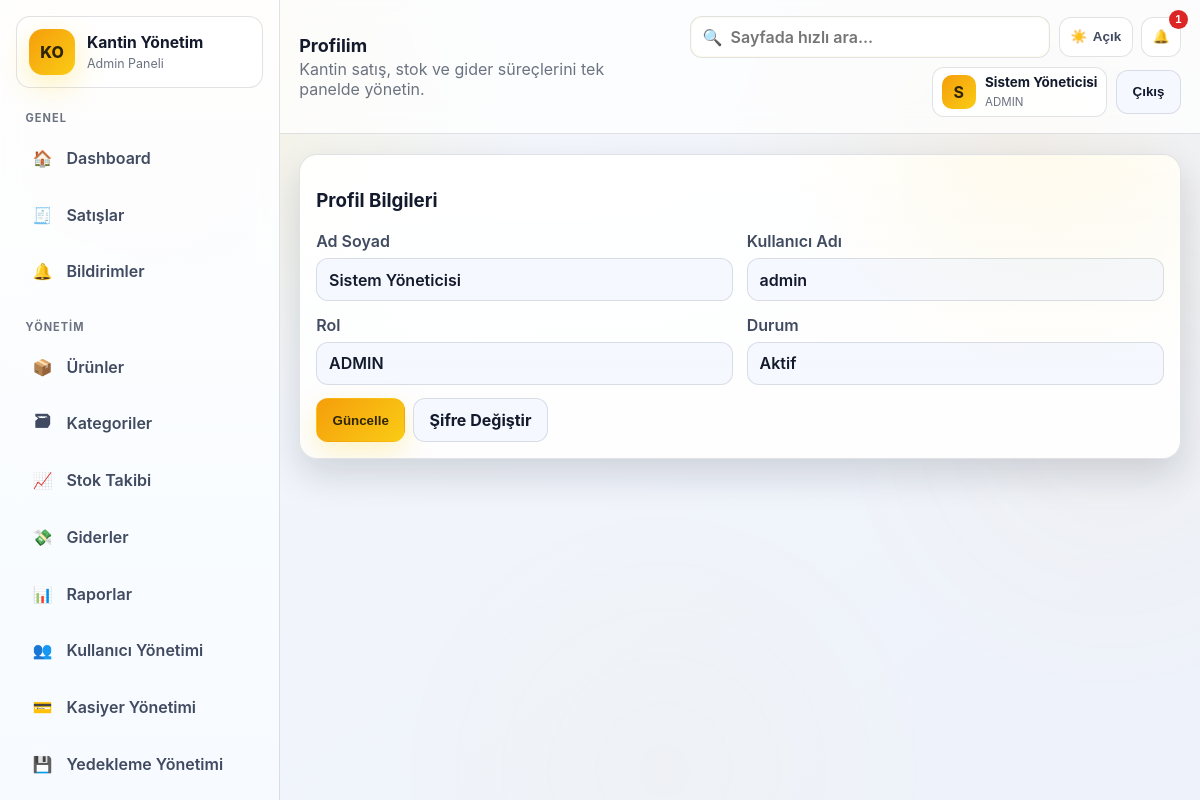
The app's page /modules/profile/index.php (signed in) with its own data.
### tables this page shows
CREATE TABLE users (
    id INT UNSIGNED AUTO_INCREMENT PRIMARY KEY,
    full_name VARCHAR(120) NOT NULL,
    username VARCHAR(60) NOT NULL UNIQUE,
    password_hash VARCHAR(255) NOT NULL,
    role ENUM('admin', 'kasiyer') NOT NULL DEFAULT 'kasiyer',
    is_active TINYINT(1) NOT NULL DEFAULT 1,
    created_at DATETIME NOT NULL DEFAULT CURRENT_TIMESTAMP
);

### includes/functions.php (called while the page is built, shortened)
<?php
require_once __DIR__ . '/../config/config.php';
function app_url(string $path = ''): string
{
    return rtrim(BASE_URL, '/') . '/' . ltrim($path, '/');
}
function e(string|int|float|null $value): string
{
    return htmlspecialchars((string) $value, ENT_QUOTES | ENT_SUBSTITUTE, 'UTF-8');
}
function fetch_one(string $sql, array $params = []): ?array
{
    $stmt = db()->prepare($sql);
    $stmt->execute($params);
    $row = $stmt->fetch();
    return $row ?: null;
}
function count_value(string $sql, array $params = []): int
{
    $stmt = db()->prepare($sql);
    $stmt->execute($params);
    return (int) $stmt->fetchColumn();
}
function current_user(): ?array
{
    return $_SESSION['user'] ?? null;
}

### config/config.php (called while the page is built, shortened)
<?php
function db(): PDO
{
    static $pdo = null;
    if ($pdo instanceof PDO) {
        return $pdo;
    }
    $dsn = sprintf('mysql:host=%s;port=%s;dbname=%s;charset=utf8mb4', DB_HOST, DB_PORT, DB_NAME);
    $pdo = new PDO($dsn, DB_USER, DB_PASS, [
        PDO::ATTR_ERRMODE => PDO::ERRMODE_EXCEPTION,
        PDO::ATTR_DEFAULT_FETCH_MODE => PDO::FETCH_ASSOC,
        PDO::ATTR_EMULATE_PREPARES => false,
    ]);
    $pdo->exec("SET NAMES utf8mb4 COLLATE utf8mb4_turkish_ci");
    $pdo->exec("SET collation_connection = 'utf8mb4_turkish_ci'");
    return $pdo;
}

### modules/profile/index.php (the view, shortened to what this page needs)
<?php
require_once __DIR__ . '/../../includes/functions.php';
$pageTitle = 'Profilim';
$userId = (int) current_user()['id'];
$user = fetch_one('SELECT * FROM users WHERE id = :id LIMIT 1', ['id' => $userId]);
$isActive = (int) ($user['is_active'] ?? 1);
require __DIR__ . '/../../includes/header.php';
?>
<section class="card">
    <h3>Profil Bilgileri</h3>
    <form method="post" class="form grid-2">
        <label>Ad Soyad
            <input type="text" name="full_name" value="<?= e((string) $user['full_name']) ?>" required>
        </label>
        <label>Kullanıcı Adı
            <input type="text" name="username" value="<?= e((string) $user['username']) ?>" required>
        </label>
        <label>Rol
            <input type="text" value="<?= e(mb_strtoupper((string) ($user['role'] ?? 'kasiyer'), 'UTF-8')) ?>" disabled>
        </label>
        <label>Durum
            <input type="text" value="<?= e($isActive === 1 ? 'Aktif' : 'Pasif') ?>" disabled>
        </label>
        <div class="full actions">
            <button class="btn primary" type="submit">Güncelle</button>
            <a class="btn ghost" href="<?= e(app_url('modules/profile/password.php')) ?>">Şifre Değiştir</a>
        </div>
    </form>
</section>
<?php require __DIR__ . '/../../includes/footer.php'; ?>

### includes/header.php (shortened to what this page needs)
<?php
require_once __DIR__ . '/functions.php';
$pageTitle = $pageTitle ?? 'Dashboard';
$criticalCount = count_value('SELECT COUNT(*) FROM products WHERE status = "aktif" AND stock_quantity <= critical_level');
$outStockCount = count_value('SELECT COUNT(*) FROM products WHERE status = "aktif" AND stock_quantity <= 0');
$notificationCount = $criticalCount + $outStockCount;
?>
<!doctype html>
<html lang="tr">
<head>
    <link rel="stylesheet" href="<?= e(app_url('assets/css/style.css')) ?>">
</head>
<body class="app-shell">
<div class="ambient-bg" aria-hidden="true">
    <span class="orb orb-a"></span>
    <span class="orb orb-b"></span>
    <span class="orb orb-c"></span>
    <span class="grid-glow"></span>
</div>
<div class="layout">
    <?php require __DIR__ . '/sidebar.php'; ?>
    <main class="main">
        <header class="topbar">
            <div class="topbar-left">
                <div>
                    <h1><?= e($pageTitle) ?></h1>
                    <p>Kantin satış, stok ve gider süreçlerini tek panelde yönetin.</p>
                </div>
            </div>
            <div class="topbar-right">
                <label class="quick-search">
                    <span>&#128269;</span>
                    <input id="globalQuickSearch" type="search" placeholder="Sayfada hızlı ara...">
                </label>
                <button class="icon-btn theme-btn" id="themeToggleBtn" type="button" aria-label="Tema değiştir">
                    <span class="theme-icon">🌙</span>
                    <span class="theme-label">Koyu</span>
                </button>
                <div class="notif-wrap">
                    <button class="icon-btn" id="notificationBtn" type="button" aria-label="Bildirimler">
                        &#128276;
                        <?php if ($notificationCount > 0): ?>
                            <span class="notif-count"><?= e((string) $notificationCount) ?></span>
                        <?php endif; ?>
                    </button>
                </div>
                <div class="user-chip">
                    <span class="avatar"><?= e(mb_substr((string) $user['full_name'], 0, 1, 'UTF-8')) ?></span>
                    <div>
                        <strong><?= e((string) $user['full_name']) ?></strong>
                        <small><?= e(mb_strtoupper((string) $user['role'], 'UTF-8')) ?></small>
                    </div>
                </div>
                <form method="post" action="<?= e(app_url('auth/logout.php')) ?>">
                    <button class="btn ghost" type="submit">Çıkış</button>
                </form>
            </div>
        </header>
        <section class="content">

### records on screen
users: full_name "S", full_name "Sistem Yöneticisi", role "ADMIN", username "admin", is_active "Aktif"

### other values on screen
$pageTitle "Profilim"
$notificationCount "1"
